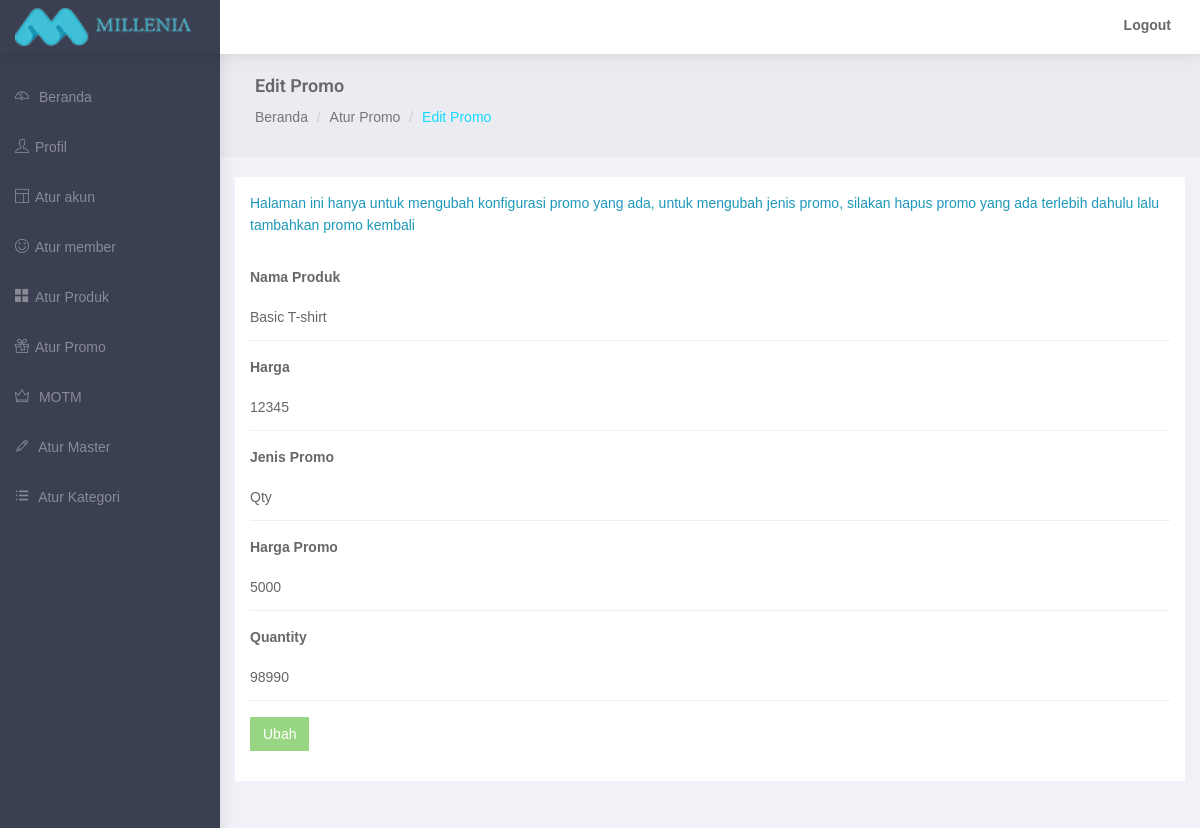
Screenshot of /admin/edit-promo.php?pid=11 (signed in) with the database file from the repository.
### tables this page shows
CREATE TABLE `mi_product` (
  `product_no` int(11) NOT NULL,
  `product_code` varchar(20) DEFAULT NULL,
  `product_name` varchar(100) NOT NULL,
  `product_price` int(11) NOT NULL,
  `product_price_grosir1` int(3) DEFAULT NULL,
  `product_price_grosir2` int(3) DEFAULT NULL,
  `product_price_grosir3` int(3) DEFAULT NULL,
  `product_weight` int(11) NOT NULL,
  `product_subsubcategory_id` int(11) NOT NULL,
  `product_desc` varchar(300) NOT NULL,
  `product_detail` text NOT NULL,
  `product_size_detail` text NOT NULL,
  `product_motm` enum('Y','N') NOT NULL DEFAULT 'N',
  `product_active` enum('Y','N') NOT NULL,
  `product_clearance_active` enum('Y','N') NOT NULL DEFAULT 'N',
  `product_time_active` enum('Y','N') NOT NULL DEFAULT 'N',
  `product_qty_active` enum('Y','N') NOT NULL DEFAULT 'N',
  `product_time_day` date NOT NULL,
  `product_time_hour` time NOT NULL,
  `product_time_day_end` date NOT NULL,
  `product_time_hour_end` time NOT NULL,
  `product_qty_sale` int(11) DEFAULT NULL,
  `product_promo_price` int(11) NOT NULL,
  `product_timestamp` timestamp NOT NULL DEFAULT CURRENT_TIMESTAMP,
  `product_created_user` varchar(20) NOT NULL
);

### admin/edit-promo.php (the view, shortened to what this page needs)
<?php
	require 'includes/connect.php';
?>
<!DOCTYPE html>
<html lang="en">
<head>
</head>
<body>
    <div id="wrapper">
        <?php
            $pid = $_GET['pid'];
            $sql = "SELECT * FROM mi_product WHERE product_no = '$pid'";
            $list = mysqli_query($conn, $sql);
            while ($row = mysqli_fetch_assoc($list)) {
                $name = $row['product_name'];
                $price = $row['product_price'];
                $promo = "";
                $product_promo_price = $row['product_promo_price'];
                $product_clearance_active = $row['product_clearance_active'];
                $product_time_active = $row['product_time_active'];
                $product_time_day = $row['product_time_day'];
                $product_time_hour = $row['product_time_hour_end'];
                $product_time_day_end = $row['product_time_day_end'];
                $product_time_hour_end = $row['product_time_hour'];
                $product_qty_sale = $row['product_qty_sale'];
                if($product_clearance_active == 'Y'){
                    $promo = "Clearance";
                } elseif ($product_time_active == 'Y') {
                    $promo = "Time";
                } else {
                    $promo = "Qty";
                }
            }
        ?>
        <div id="page-wrapper">
            <div class="container-fluid">
                <div class="row bg-title">
                    <div class="col-lg-12">
                        <h4 class="page-title">Edit Promo</h4>
                        <ol class="breadcrumb">
                            <li><a href="index.php">Beranda</a></li>
                            <li><a href="manage-promo.php">Atur Promo</a></li>
                            <li class="active">Edit Promo</li>
                        </ol>
                    </div>
                </div>
                <div class="row">
                    <div class="col-md-12 col-lg-12 col-sm-12">
                        <div class="white-box">
                            <p style="color: #1D98B8">Halaman ini hanya untuk mengubah konfigurasi promo yang ada, untuk mengubah jenis promo, silakan hapus promo yang ada terlebih dahulu lalu tambahkan promo kembali</p><br>
                            <form class="form-horizontal form-material" method="post" action="edit-promo.php?pid=<?php echo $pid ?>">
                                <div class="form-group">
                                    <label class="col-md-12">Nama Produk</label>
                                    <div class="col-md-12">
                                        <input type="text" class="form-control form-control-line" name="name" required="yes" disabled value="<?php echo $name?>"> </div>
                                </div>
                                <div class="form-group">
                                    <label class="col-md-12">Harga</label>
                                    <div class="col-md-12 money">
                                        <input type="text" class="numberOnly form-control form-control-line" autocomplete="off" disabled maxlength="50" name="price" value="<?php echo $price ?>" />
                                    </div>
                                </div>
                                <div class="form-group">
                                    <label class="col-md-12">Jenis Promo</label>
                                    <div class="col-md-12">
                                        <input type="text" class="form-control form-control-line" name="jenis" required="yes" readonly value="<?php echo $promo ?>">
                                    </div>
                                </div>
                                <div class="form-group">
                                    <label class="col-md-12">Harga Promo</label>
                                    <div class="col-md-12 money">
                                        <input type="text" class="numberOnly form-control form-control-line" autocomplete="off" maxlength="50" name="promo" value="<?php echo $product_promo_price ?>" />
                                         </div>
                                </div>
                                <?php
                                    if($promo == 'Time') {
                                        ?>
                                        <div class="form-group change">
                                                <label class="col-md-12">Tanggal Start</label>
                                                <div class="col-md-12">
                                                    <input type="text" class="date form-control form-control-line" name="mulai" value="<?php echo $product_time_day.' '.$product_time_hour ?>">
                                                </div>
                                        </div>
                                        <div class="form-group change">
                                                <label class="col-md-12">Tanggal Selesai</label>
                                                <div class="col-md-12">
                                                    <input type="text" class="date form-control form-control-line" name="selesai" value="<?php echo $product_time_day_end.' '.$product_time_hour_end ?>">
                                                </div>
                                        </div>
                                        <?php
                                    } elseif ($promo == 'Qty') {
                                        ?>
                                        <div class="form-group change">
                                            <label class="col-md-12">Quantity</label>
                                            <div class="col-md-12">
                                                <input type="number" class="form-control form-control-line" autocomplete="off" name="qty" value="<?php echo $product_qty_sale ?>" />
                                                 </div>
                                        </div>
                                        <?php
                                    }
                                ?>
                                <div class="form-group">
                                    <div class="col-sm-12">
                                        <button class="btn btn-success" type="submit" name="tambah">Ubah</button>
                                    </div>
                                </div>
                            </form>
                        </div>
                    </div>
                </div>
            </div>
        </div>
    </div>
</body>
</html>

### admin/css/style.css (style rules this page uses)
* { outline:0!important }
body { background:#3a3f51;font-family:'Open Sans',sans-serif;margin:0;overflow-x:hidden;color:#686868 }
html { position:relative;min-height:100%;background:#f1f2f7 }
h1,h2,h3,h4,h5,h6 { color:#2b2b2b;font-family:Roboto,sans-serif;margin:10px 0;font-weight:300 }
h4 { line-height:22px;font-size:18px }
p { line-height:1.6 }
b { font-weight:600 }
label { font-weight:600 }
.btn { border-radius:0 }
.form-control { background-color:#fff;border:1px solid;border-radius:0;box-shadow:none;color:#565656;height:38px;max-width:100%;padding:7px 12px;transition:all 300ms linear 0s }
#wrapper { width:100% }
#page-wrapper { padding:0 0 60px;min-height:568px;background:#f1f2f7 }
.bg-title { background:#eaecf2;overflow:hidden;padding:15px 20px 10px;margin-bottom:20px }
.bg-title h4 { color:#686868;font-weight:600 }
.bg-title .breadcrumb { background:0 0;padding:0 }
.bg-title .breadcrumb a { color:rgba(0,0,0,.5) }
.bg-title .breadcrumb .active,.logo i { color:#13dafe }
.top-left-part { width:220px;float:left;background:#3a3f51 }
.top-left-part a { color:#fff;font-size:18px;line-height:50px;padding-left:15px;text-transform:uppercase }
.navbar-header { width:100%;background:#fff;border:0 }
.navbar-default { border:0;box-shadow:1px 1px 15px rgba(0,0,0,.1) }
.navbar-top-links { margin-right:0 }
.navbar-top-links>li { float:left }
.navbar-top-links li:last-child { margin-right:15px }
.navbar-top-links>li>a { color:#686868;padding:0 14px;line-height:50px;min-height:50px }
.profile-pic { padding:0 20px;line-height:50px }
.btn-success { background:#99d683;border:1px solid #99d683 }
.white-box { background:#fff;padding:15px;margin-bottom:20px }
.fa-fw { width:20px!important;display:inline-block!important;text-align:left!important }
.waves-effect { position:relative;cursor:pointer;display:inline-block;overflow:hidden;-webkit-user-select:none;-moz-user-select:none;-ms-user-select:none;user-select:none;-webkit-tap-highlight-color:transparent }
.form-control-line { border-left:0 none;border-radius:0;border-right:0 none;border-top:0 none;box-shadow:none;padding-left:0;transition-duration:.3s }
.form-material .form-group { overflow:hidden }
.form-material .form-control { background-color:rgba(0,0,0,0);background-position:center bottom,center calc(99%);background-repeat:no-repeat;background-size:0 2px,100% 1px;padding:0;transition:background 0s ease-out 0s }
.form-material .form-control,.form-material .form-control.focus,.form-material .form-control:focus { background-image:linear-gradient(#6164c1,#6164c1),linear-gradient(rgba(120,130,140,.13),rgba(120,130,140,.13));border:0;border-radius:0;box-shadow:none;float:none }
.sidebar { background:#3a3f51;overflow-y:auto }
.sidebar .sidebar-nav.navbar-collapse { padding-left:0;padding-right:0 }
.sidebar .fa-fw { width:20px;text-align:left;display:inline-block }
#side-menu li a { color:rgba(255,255,255,.4) }
#side-menu>li>a { padding:15px 30px 15px 15px }
[class*=" ti-"],[class^=ti-] { font-family:themify;speak:none;font-style:normal;font-weight:400;font-variant:normal;text-transform:none;line-height:1;-webkit-font-smoothing:antialiased;-moz-osx-font-smoothing:grayscale }
.ti-user:before { content:"\e602" }
.ti-pencil:before { content:"\e61c" }
.ti-layout:before { content:"\e62e" }
.ti-crown:before { content:"\e642" }
.ti-menu-alt:before { content:"\e68f" }
.ti-gift:before { content:"\e6a0" }
.ti-dashboard:before { content:"\e6aa" }
.ti-face-smile:before { content:"\e71f" }
.ti-layout-grid2-alt:before { content:"\e739" }
@media (min-width:768px) { #page-wrapper { position:relative;margin:0 0 0 220px;transition:.5s ease-out;top:50px } }
@media (min-width:768px) { .navbar-default { position:fixed;width:100%;top:0 } }
@media (min-width:768px) { .sidebar { z-index:1;position:fixed;width:220px;top:50px;height:95%;transform:translate3d(0,0,0);transition:all .6s ease-out } }

### admin/css/style2.css (style rules this page uses)
* { box-sizing: border-box; -moz-box-sizing: border-box; -webkit-box-sizing: border-box; font-family: arial; }
body { background: #bdc3c7; }
.form-group { position: relative; margin-bottom: 15px; }
.form-control { width: 100%; height: 50px; border: none; padding: 5px 7px 5px 15px; background: #fff; color: #666; border: 2px solid #ddd; -moz-border-radius: 4px; -webkit-border-radius: 4px; border-radius: 4px; }

### rows the page displays
mi_product: name "Basic T-shirt", price "12345", jenis "Qty", promo "5000", qty "98990"
